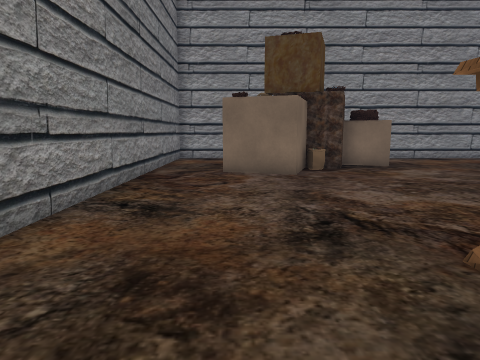
view 1 (above)

24 first-person views from a walk through a 3-D level made in the Unity game engine. The camera is 1.2 m above the floor, tilts 8° down and sees 70° across. The floor is counted in squares, 1 m on a side. Each view is taken from the middle of a square. On the plan, view 1 faces up. The plan holds only what a view shows up to about 14 squares ahead; the rest is blank. The place goes on beyond the plan. The player is left out. Some surface patterns are stand-ins.

view 2
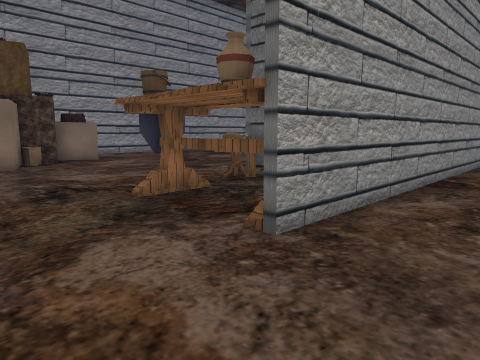

view 3
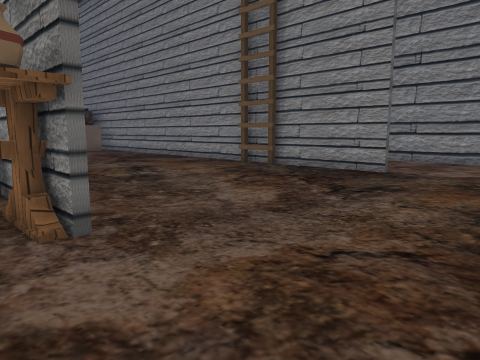

view 4
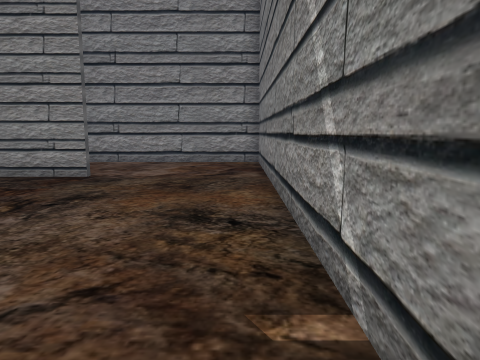

view 5
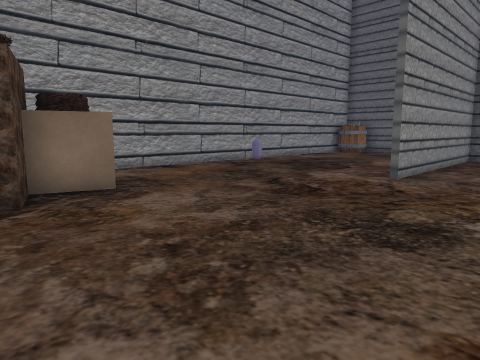

view 6
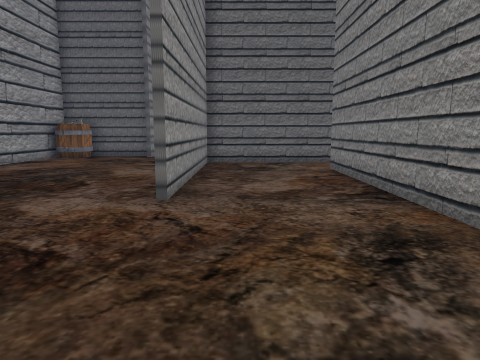

view 7
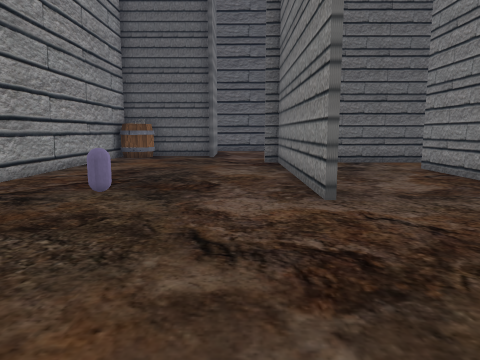

view 8
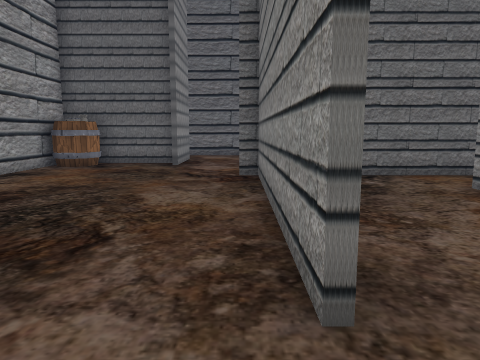

view 9
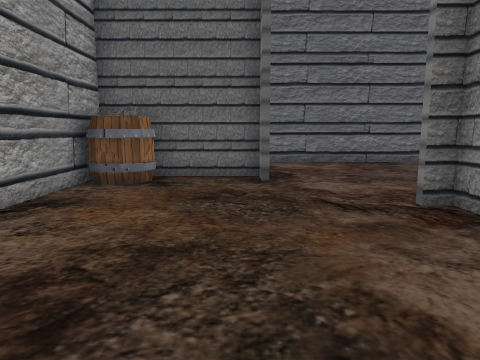

view 10
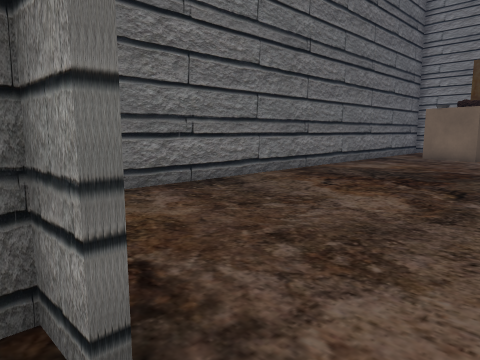

view 11
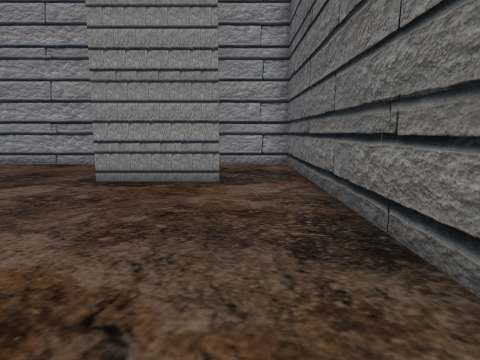

view 12
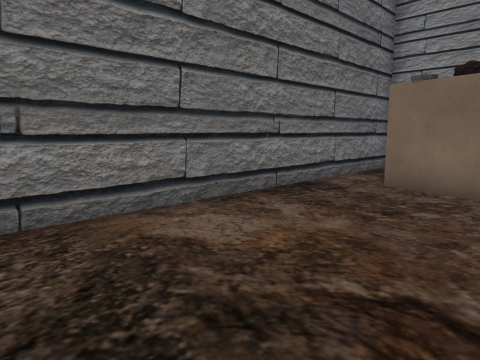

view 13
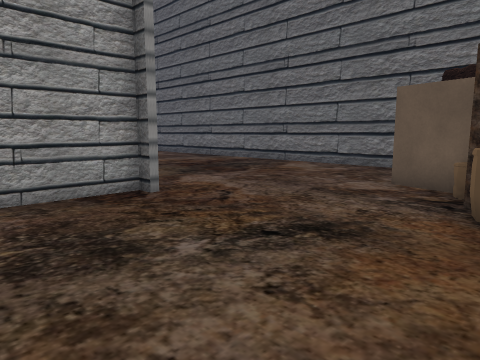

view 14
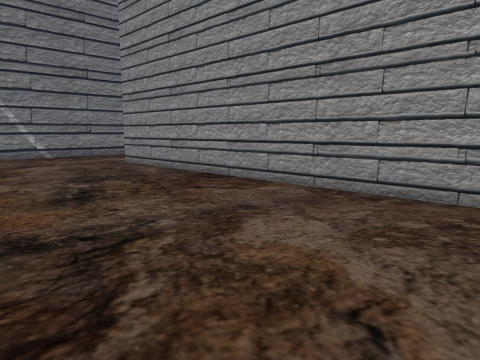

view 15
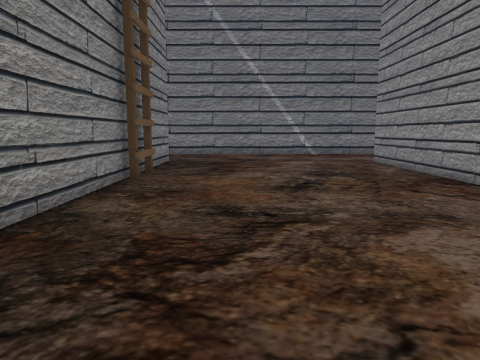

view 16
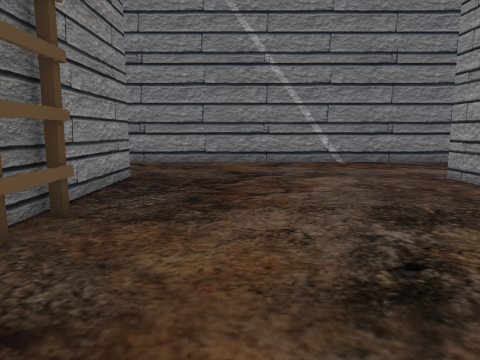

view 17
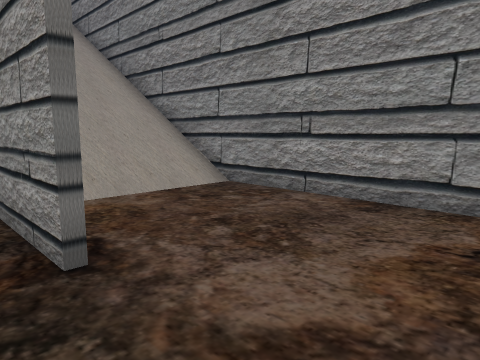

view 18
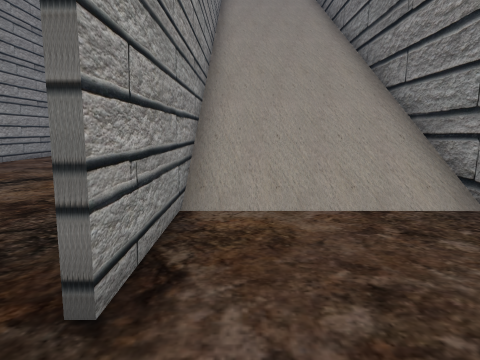

view 19
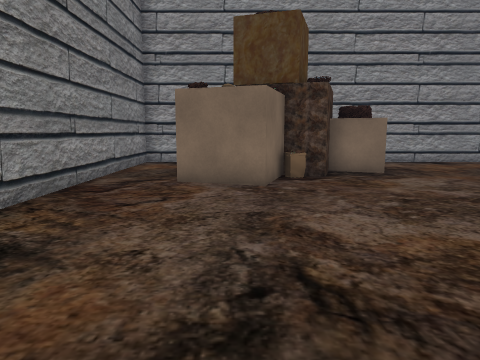

view 20
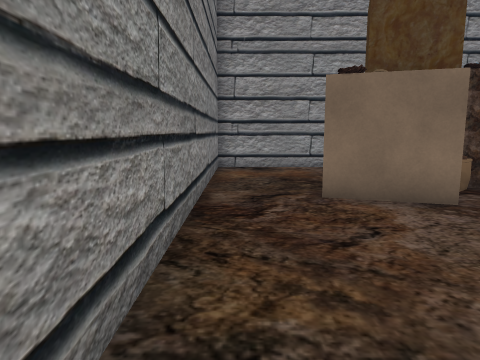

view 21
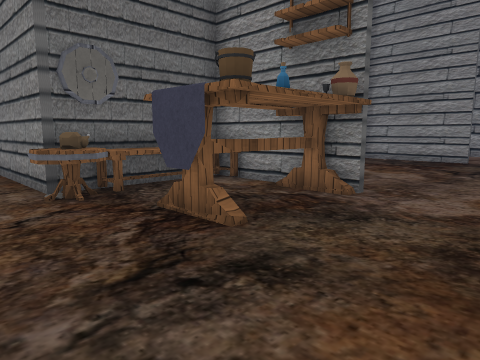

view 22
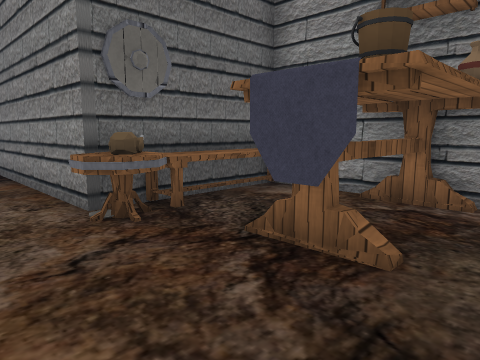

view 23
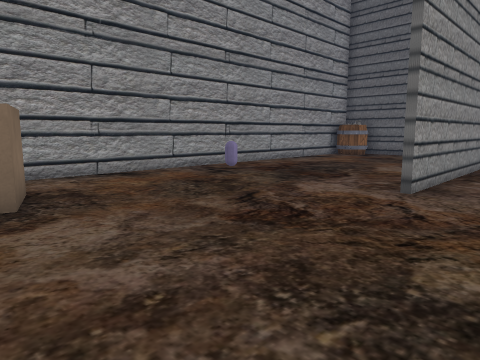

view 24
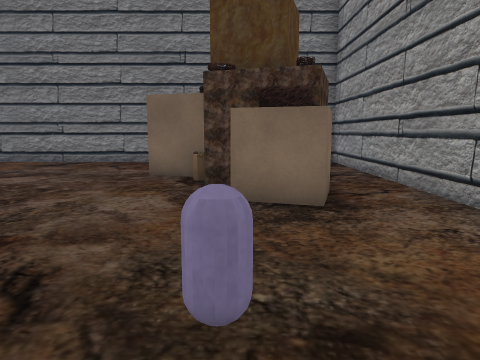

### Floor plan
Key: @ floor where view 1 was taken; # wall or solid block; . main floor; : floor 10 m higher than the main floor; / step, stairs or slope; B block; T table; E bench; C capsule; A barrel; O other object.
Columns run from 3 left of view 1 to 27 right of it. Each row starts with its distance up from view 1.
 16 ###############################
 15 #.......................OO....#
 14 #....BBB................AA ...#
 13 #...BBB BB...............# ...#
 12 #.. BBBBB....C...........#  ..#
 11 #..  OO..................###..#
 10 #..BBB........................#
  9 #.....................#.......#
  8 #.............#########.......#
  7 #.....................# ......#
  6 #.....................# ......#
  5 #.....................# ......#
  4 #.......OO##########..# ......#
  3 #....TOTO#          ..# ......#
  2 #.....TTEE            # ......#
  1 #.....TTEE            #.......#
  0 #..@.TTTEE#############.......#
 -1 #................. ...........#
 -2 #................. ...........#
 -3 #................. ...........#
 -4 #.........................O/..#
 -5 #......................../B /.#
 -6 #................. ....//:   .#
 -7 #.................. ..       .#
 -8 #.................            #
 -9 #....#############            #
-10 #........//////////
-11 #........//////////
-12 #........//////////
-13 #........//////////
-14 ###################

Where each view was taken, in squares from view 1:
view 1: 0 up, 0 right, facing up
view 2: 3 down, 1 left, facing up-right
view 3: 1 up, 2 left, facing down-right
view 4: 0 up, 2 left, facing down
view 5: 5 up, 2 right, facing up-right
view 6: 7 up, 5 right, facing right
view 7: 10 up, 5 right, facing right
view 8: 9 up, 9 right, facing right
view 9: 12 up, 13 right, facing right
view 10: 12 up, 20 right, facing down-right
view 11: 3 up, 25 right, facing up
view 12: 3 up, 22 right, facing down-right
view 13: 7 down, 15 right, facing up-right
view 14: 7 down, 15 right, facing up-left
view 15: 6 down, 16 right, facing left
view 16: 6 down, 11 right, facing left
view 17: 8 down, 1 left, facing down-right
view 18: 10 down, 0 right, facing right
view 19: 2 up, 1 right, facing up
view 20: 4 up, 2 left, facing up
view 21: 6 up, 1 left, facing down-right
view 22: 6 up, 1 right, facing down-right
view 23: 6 up, 4 right, facing up-right
view 24: 12 up, 11 right, facing left
